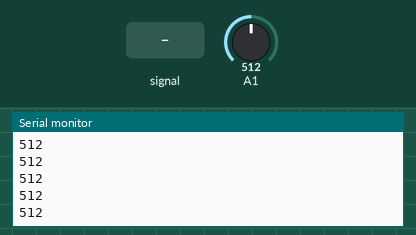
Recording of a sketch running on a simulated Arduino Uno, built with avr-gcc and run on an emulated ATmega328P. Parts: the last lines printed to the serial monitor. The test bench sets the inputs (shaded band); at power-on: A1 = 512.

Above: at 1.2 s.
1.3 s: A1 fed a 200 Hz sine of ±81 counts around its level
At 2.0 s:
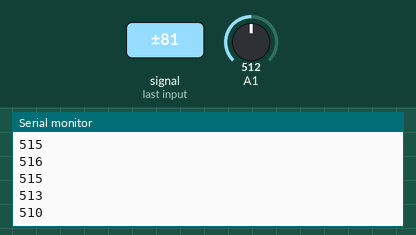
2.8 s: A1 set to 716
At 3.3 s:
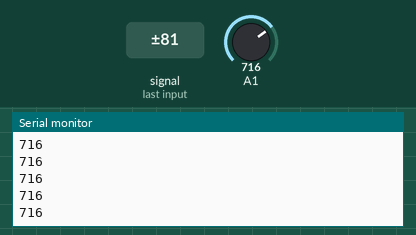
4.3 s: A1 fed a 1000 Hz sine of ±255 counts around its level
At 5.2 s:
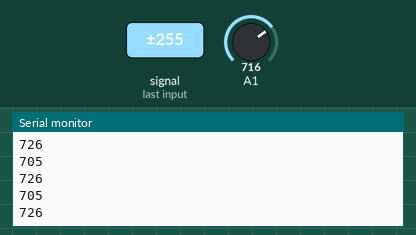
5.8 s: A1 set to 900
At 6.7 s:
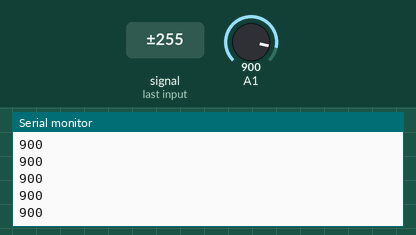
Timing chart, 0 to 8.3 s (numbered marks = the images above; inputs shaded):
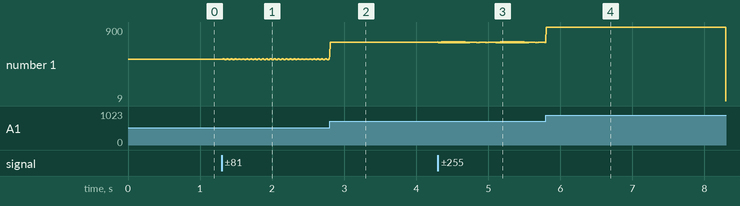

The sketch:

DataAveraging.ino
```cpp
// PROJECT  :DataAveraging
// PURPOSE  :Demonstrates a technique for stabilizing data streams as in sensor readings
// COURSE   :ICS4U
// AUTHOR   :C. D'Arcy
// DATE     :2020 01 24  (in class)
// MCU      :Independent
// STATUS   :Working

#define NUMELEMENTS 50        //decide on size of history list...
uint8_t history[NUMELEMENTS]; //history list of elelemnts in the data stream
#define VCC 1<<PC0
#define GND 1<<PC2
uint32_t total = 0;;

void setup() {
  Serial.begin(9600);
  DDRC |= VCC | GND;
  PORTC |= VCC;
}

// this function updates the history list with the latest readings
// and calculates (and returns) the most recent average of the data set
void getAverage() {
  total = 0;     //make sure the total is large enough
  for (uint8_t i = 1; i < NUMELEMENTS; i++) {
    total = total + analogRead(A1);
  }
  total = total/(NUMELEMENTS-1);;
}

void loop() {
getAverage();
Serial.println(total);
}
```

Measured:
- after the input at 1.3 s, the serial monitor: prints a new line at once (image 1)
- after the input at 2.8 s, the serial monitor: prints a new line at once (image 2)
- after the input at 4.3 s, the serial monitor: prints a new line at once (image 3)
- after the input at 5.8 s, the serial monitor: prints a new line at once (image 4)
- plotted number 1: 512 → 515 after the input at 1.3 s, 515 → 716 after the input at 2.8 s, 716 → 718 after the input at 4.3 s, 718 → 9 after the input at 5.8 s
